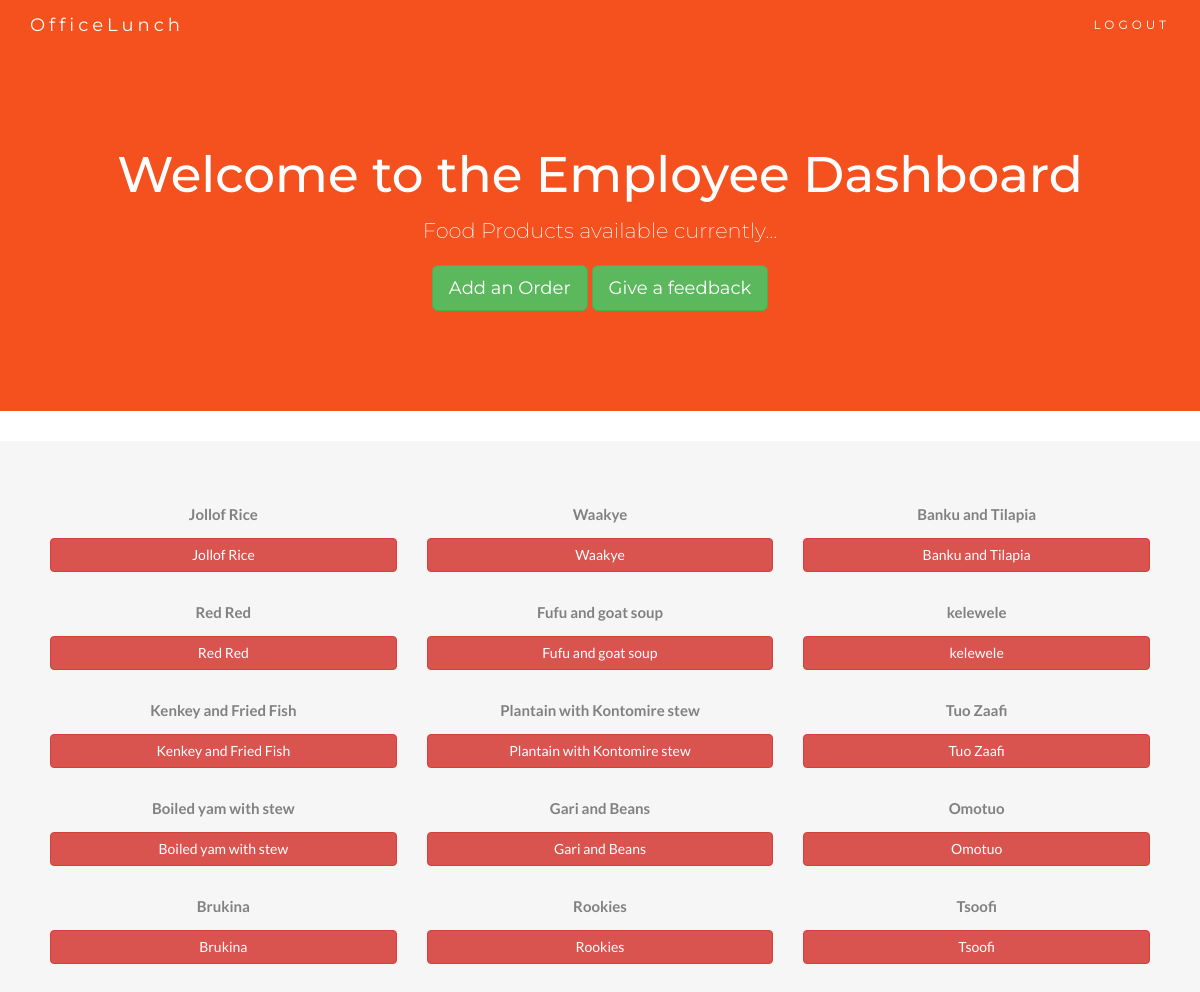
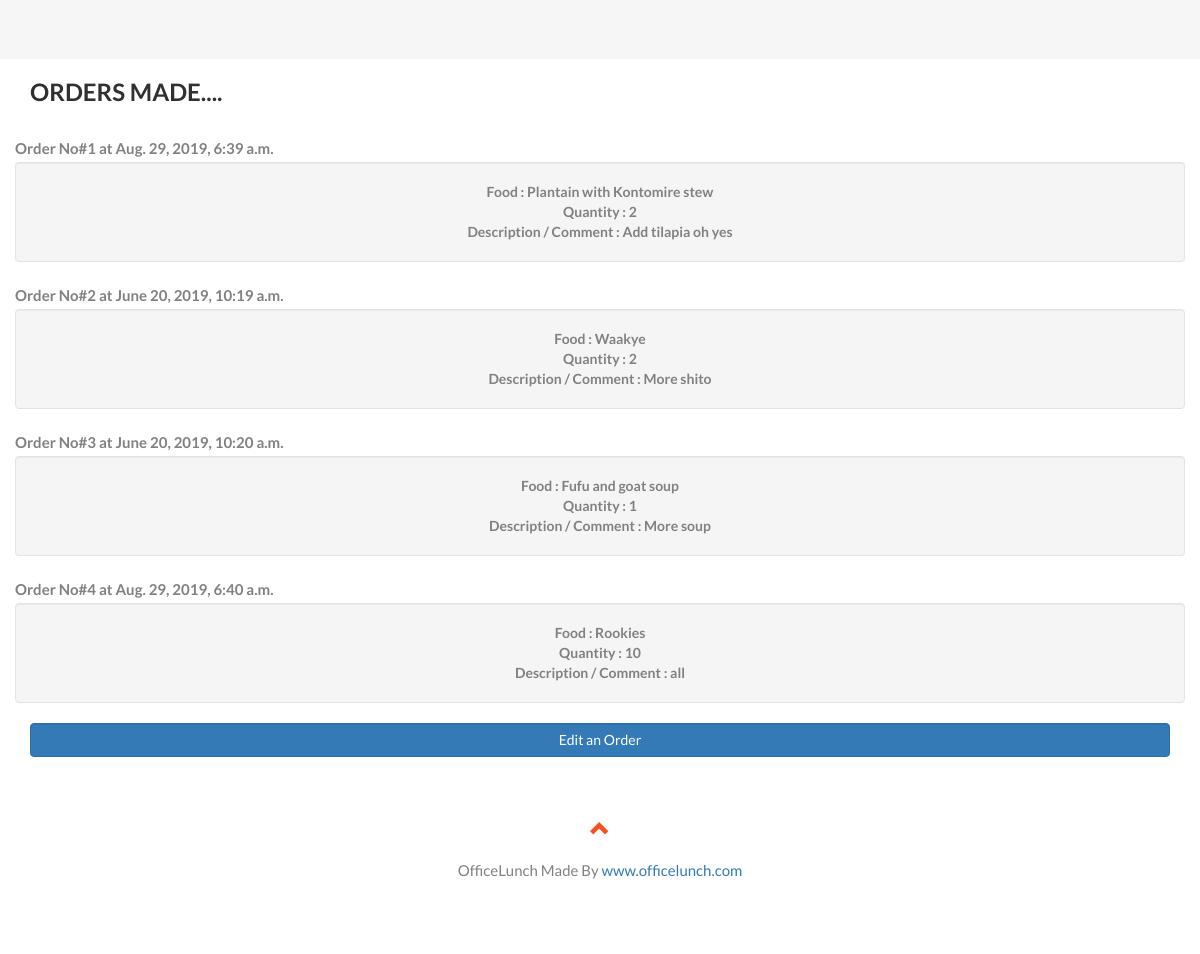
/dashboard, run on the app's committed database (2 pictures, top to bottom).
### store/models.py (models this page shows, shortened)
class Product(models.Model):
    meal = models.CharField(max_length=50,
                            validators=[validate_product_name])
    price = models.DecimalField(max_digits=9,decimal_places=2,default=0)

class Order(models.Model):
    email = models.EmailField()
    meal = models.CharField(max_length=50,default='meal name')
    price = models.DecimalField(max_digits=9,decimal_places=2,default=0)
    quantity = models.IntegerField(default=0)
    comments = models.TextField(max_length=500,default='no comments yet...')
    last_change = models.DateTimeField(auto_now=True)

### store/views.py (the view)
# urls.py: path('dashboard', views.dashboard, name='dashboard'),
def dashboard(request):
    all_products = Product.objects.all()
    all_orders = Order.objects.all()
    currency = helper.get_currency()
    context= {'all_products' : all_products, 'all_orders':all_orders, 'currency': currency,}
    return render(request,'dashboard.html', context=context)

### store/helper.py (called while the page is built)
def get_currency():
    currency, is_created = Setting.objects.get_or_create(key="currency")
    if is_created:
        currency.value = "GHC"
        currency.save()
    return currency.value

### store/templates/dashboard.html (shortened to what this page needs)
﻿{% extends "dashboard_base.html" %}
{% block content %}
<div class="container-fluid bg-grey">
  <div class="row">
    {% if all_products %}
    {% for product in all_products %}
    <div class="col-sm-4">
      <p class="text-center"><strong>{{ product.meal }}</strong></p>
      <a role="button" class="btn btn-danger btn-bg  btn-block" title="Price of Meal per Quantity" data-toggle="popover"
        data-placement="top" data-content="GHC {{product.price}} ">{{ product.meal }}
      </a><br>
    </div>
    {% endfor %}
    {% else %}
    <h3>no products</h3>
    {% endif %}
  </div>
</div>
<div class="container">
  <h2>Orders Made....</h2>
  <div class="row">
    {% if all_orders %}
    {% for order in all_orders %}
    <strong>Order No#{{order.id}} at {{order.last_change}}</strong>
    <div class="well btn btn-block">
        <strong>Food : {{ order.meal }}<br>Quantity : {{ order.quantity }}<br>Description / Comment :
          {{ order.comments }}</strong>
    </div>
    {% endfor %}
    {% else %}
    <h3>no orders yet</h3>
    {% endif %}
  </div>
  <a role="button" class="btn btn-primary form-control" href="{% url 'EditOrderPage' %}">Edit an Order</a>
</div>
{% endblock %}

### store/templates/dashboard_base.html (shortened to what this page needs)
<!DOCTYPE html>
<html lang="en">
<head>
    <link rel="stylesheet" href="https://maxcdn.bootstrapcdn.com/bootstrap/3.4.0/css/bootstrap.min.css">
    {% load static %}
    <link rel="stylesheet" href="{% static 'store/style.css' %}" type="text/css" />
</head>
<body>
    <body id="myPage" data-spy="scroll" data-target=".navbar" data-offset="60">
        <nav class="navbar navbar-default navbar-fixed-top">
            <div class="container">
                <div class="navbar-header">
                    <a class="navbar-brand" href="{% url 'dashboard' %}">OfficeLunch</a>
                </div>
                {% block nav %}
                <div class="collapse navbar-collapse" id="myNavbar">
                    <ul class="nav navbar-nav navbar-right">
                        <li><a href="{% url 'logoutView' %}">LOGOUT</a></li>
                    </ul>
                </div>
            </div>
        </nav>
{% endblock %}
{% block banner %}
        <div class="jumbotron text-center">
            <h1 style="font-size: 50px"> Welcome to the Employee Dashboard</h1>
            <p>Food Products available currently...</p>
            <a role="button" class="btn btn-lg btn-success" href="{% url 'order' %}">Add an Order</a>
            <a role="button" class="btn btn-lg btn-success" href="{% url 'feedback' %}">Give a feedback</a>
        </div>
{%  endblock %}
        {% block content %}
        {% endblock %}
        <footer class="container-fluid text-center">
            <a href="#" title="To Top">
                <span class="glyphicon glyphicon-chevron-up"></span>
            </a>
            <p>OfficeLunch Made By <a href="https://www.officelunch.com" title="Visit officelunch">www.officelunch.com</a>
            </p>
        </footer>
    </body>
</html>
</body>
</html>

### store/static/store/style.css (style rules this page uses)
body { font: 400 15px Lato, sans-serif; line-height: 1.8; color: #818181; }
h2 { font-size: 24px; text-transform: uppercase; color: #303030; font-weight: 600; margin-bottom: 30px; }
.jumbotron { background-color: #f4511e; color: #fff; padding: 100px 25px; font-family: Montserrat, sans-serif; }
.container-fluid { padding: 60px 50px; }
.bg-grey { background-color: #f6f6f6; }
.navbar { margin-bottom: 0; background-color: #f4511e; z-index: 9999; border: 0; font-size: 12px !important; line-height: 1.42857143 !important; letter-spacing: 4px; border-radius: 0; font-family: Montserrat, sans-serif; }
.navbar li a, .navbar .navbar-brand { color: #fff !important; }
footer .glyphicon { font-size: 20px; margin-bottom: 20px; color: #f4511e; }

### data on the page
Product: meal "Jollof Rice"
Product: meal "Waakye"
Product: meal "Banku and Tilapia"
Product: meal "Red Red"
Product: meal "Fufu and goat soup"
Product: meal "kelewele"
Product: meal "Kenkey and Fried Fish"
Product: meal "Plantain with Kontomire stew"
Product: meal "Tuo Zaafi"
Product: meal "Boiled yam with stew"
Product: meal "Gari and Beans"
Product: meal "Omotuo"
Product: meal "Brukina"
Product: meal "Rookies"
Product: meal "Tsoofi"
Order: id "1", last_change "Aug. 29, 2019, 6:39 a.m.", meal "Plantain with Kontomire stew", quantity "2", comments "Add tilapia oh yes"
Order: id "2", last_change "June 20, 2019, 10:19 a.m.", meal "Waakye", quantity "2", comments "More shito"
Order: id "3", last_change "June 20, 2019, 10:20 a.m.", meal "Fufu and goat soup", quantity "1", comments "More soup"
Order: id "4", last_change "Aug. 29, 2019, 6:40 a.m.", meal "Rookies", quantity "10", comments "all"
